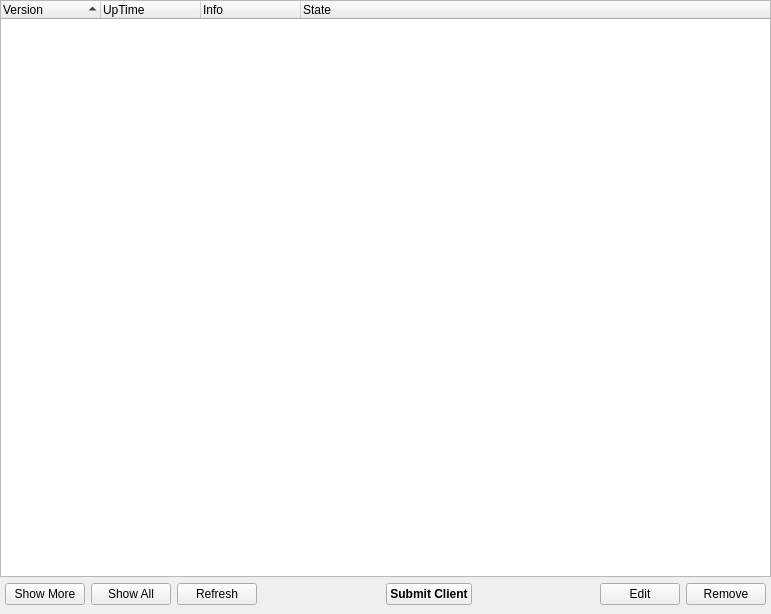
<?xml version="1.0" encoding="UTF-8"?>
<ui version="4.0">
 <class>ManageClientWidget</class>
 <widget class="QWidget" name="ManageClientWidget">
  <property name="geometry">
   <rect>
    <x>0</x>
    <y>0</y>
    <width>771</width>
    <height>614</height>
   </rect>
  </property>
  <layout class="QVBoxLayout" name="verticalLayout">
   <property name="leftMargin">
    <number>0</number>
   </property>
   <property name="topMargin">
    <number>0</number>
   </property>
   <property name="rightMargin">
    <number>0</number>
   </property>
   <property name="bottomMargin">
    <number>9</number>
   </property>
   <item>
    <widget class="QTreeWidget" name="clientList">
     <property name="selectionMode">
      <enum>QAbstractItemView::ExtendedSelection</enum>
     </property>
     <property name="indentation">
      <number>0</number>
     </property>
     <property name="uniformRowHeights">
      <bool>true</bool>
     </property>
     <property name="itemsExpandable">
      <bool>false</bool>
     </property>
     <property name="sortingEnabled">
      <bool>true</bool>
     </property>
     <attribute name="headerShowSortIndicator" stdset="0">
      <bool>true</bool>
     </attribute>
     <column>
      <property name="text">
       <string>Version</string>
      </property>
     </column>
     <column>
      <property name="text">
       <string>UpTime</string>
      </property>
     </column>
     <column>
      <property name="text">
       <string>Info</string>
      </property>
     </column>
     <column>
      <property name="text">
       <string>State</string>
      </property>
     </column>
    </widget>
   </item>
   <item>
    <layout class="QHBoxLayout" name="horizontalLayout_4">
     <property name="leftMargin">
      <number>5</number>
     </property>
     <property name="rightMargin">
      <number>5</number>
     </property>
     <item>
      <widget class="QPushButton" name="showMoreButton">
       <property name="text">
        <string>Show More</string>
       </property>
      </widget>
     </item>
     <item>
      <widget class="QPushButton" name="showAllButton">
       <property name="text">
        <string>Show All</string>
       </property>
      </widget>
     </item>
     <item>
      <widget class="QPushButton" name="refreshButton">
       <property name="text">
        <string>Refresh</string>
       </property>
      </widget>
     </item>
     <item>
      <spacer name="horizontalSpacer_3">
       <property name="orientation">
        <enum>Qt::Horizontal</enum>
       </property>
       <property name="sizeHint" stdset="0">
        <size>
         <width>40</width>
         <height>20</height>
        </size>
       </property>
      </spacer>
     </item>
     <item>
      <widget class="QPushButton" name="submitButton">
       <property name="font">
        <font>
         <weight>75</weight>
         <bold>true</bold>
        </font>
       </property>
       <property name="text">
        <string>Submit Client</string>
       </property>
      </widget>
     </item>
     <item>
      <spacer name="horizontalSpacer">
       <property name="orientation">
        <enum>Qt::Horizontal</enum>
       </property>
       <property name="sizeHint" stdset="0">
        <size>
         <width>40</width>
         <height>20</height>
        </size>
       </property>
      </spacer>
     </item>
     <item>
      <widget class="QPushButton" name="editButton">
       <property name="text">
        <string>Edit</string>
       </property>
      </widget>
     </item>
     <item>
      <widget class="QPushButton" name="removeButton">
       <property name="text">
        <string>Remove</string>
       </property>
      </widget>
     </item>
    </layout>
   </item>
  </layout>
 </widget>
 <tabstops>
  <tabstop>clientList</tabstop>
  <tabstop>showMoreButton</tabstop>
  <tabstop>showAllButton</tabstop>
  <tabstop>refreshButton</tabstop>
  <tabstop>editButton</tabstop>
  <tabstop>removeButton</tabstop>
 </tabstops>
 <resources/>
 <connections/>
</ui>
